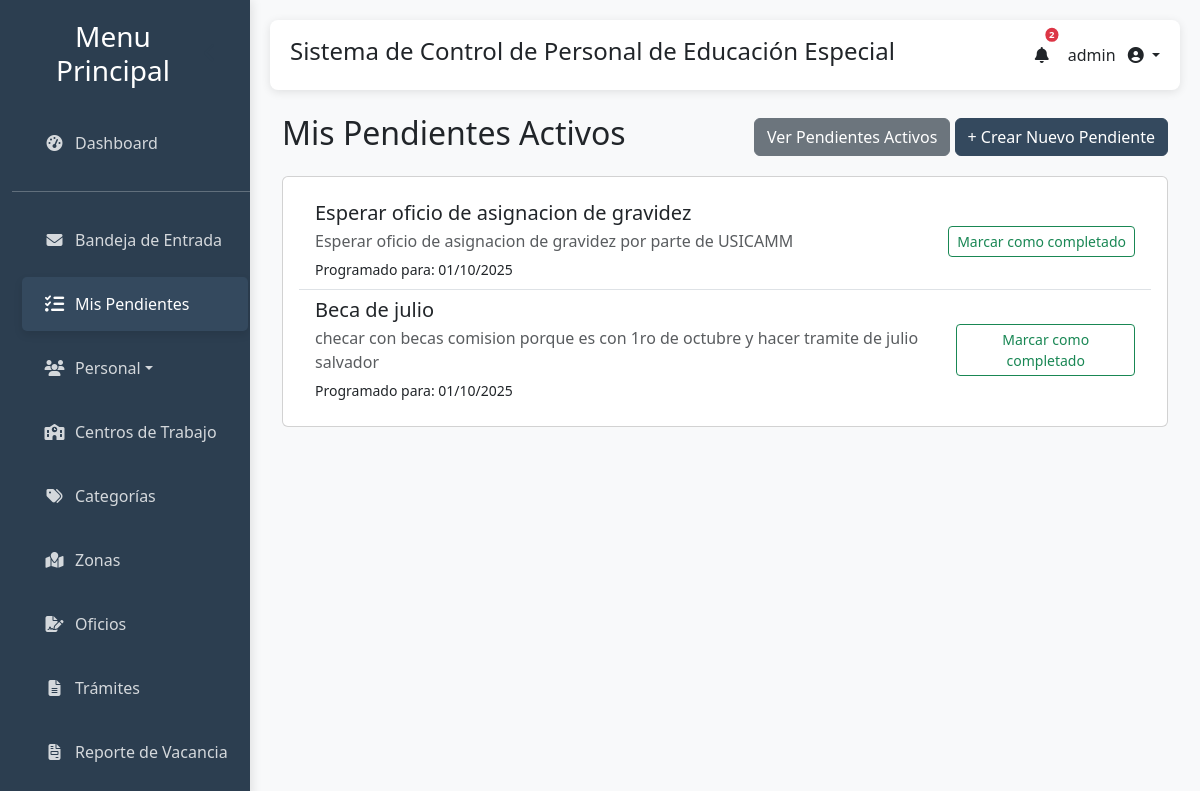
Page /pendientes/ (signed in) on the committed database.
### gestion_escolar/models.py (models this page shows, shortened)
class Pendiente(models.Model):
    usuario = models.ForeignKey(User, on_delete=models.CASCADE, related_name='pendientes', verbose_name="Usuario")
    titulo = models.CharField(max_length=255, verbose_name="Título")
    descripcion = models.TextField(blank=True, null=True, verbose_name="Descripción")
    fecha_creacion = models.DateTimeField(auto_now_add=True, verbose_name="Fecha de Creación")
    fecha_programada = models.DateField(verbose_name="Fecha Programada")
    completado = models.BooleanField(default=False, verbose_name="Completado")
    class Meta:
        verbose_name = "Pendiente"
        verbose_name_plural = "Pendientes"
        ordering = ['-fecha_programada', 'titulo']

### gestion_escolar/views.py (the view)
# urls.py: path('pendientes/', views.PendienteActiveListView.as_view(), name='pendientes_activos'),
class PendienteActiveListView(LoginRequiredMixin, ListView):
    model = Pendiente
    template_name = 'gestion_escolar/pendiente_list.html'
    context_object_name = 'pendientes'
    def get_queryset(self):
        today = timezone.now().date()
        return Pendiente.objects.filter(
            usuario=self.request.user,
            completado=False,
            fecha_programada__lte=today
        ).order_by('fecha_programada')
    def get_context_data(self, **kwargs):
        context = super().get_context_data(**kwargs)
        context['titulo'] = 'Mis Pendientes Activos'
        context['vista_todos'] = False
        return context

### gestion_escolar/templatetags/auth_extras.py (called while the page is built)
@register.filter(name='has_group')
def has_group(user, group_name):
    try:
        group = Group.objects.get(name=group_name)
    except Group.DoesNotExist:
        return False
    return group in user.groups.all()

### gestion_escolar/templates/gestion_escolar/pendiente_list.html (shortened to what this page needs)
{% extends "gestion_escolar/base.html" %}
{% block content %}
<div class="container mt-4">
    <div class="d-flex justify-content-between align-items-center mb-3">
        <h2>{{ titulo }}</h2>
        <div>
            {% if vista_todos %}
                <a href="{% url 'pendientes_activos' %}" class="btn btn-info">Ver Todos (Historial)</a>
            {% else %}
                <a href="{% url 'pendientes_todos' %}" class="btn btn-secondary">Ver Pendientes Activos</a>
            {% endif %}
            <a href="{% url 'pendientes_crear' %}" class="btn btn-primary">+ Crear Nuevo Pendiente</a>
        </div>
    </div>
    <div class="card">
        <div class="card-body">
            {% if pendientes %}
                <ul class="list-group list-group-flush">
                    {% for pendiente in pendientes %}
                        <li class="list-group-item d-flex justify-content-between align-items-center">
                            <div>
                                <h5 class="mb-1">{{ pendiente.titulo }}</h5>
                                <p class="mb-1 text-muted">{{ pendiente.descripcion|default:"Sin descripción." }}</p>
                                <small>Programado para: {{ pendiente.fecha_programada|date:"d/m/Y" }}</small>
                            </div>
                            <div>
                                {% if pendiente.completado %}
                                    <span class="badge badge-success">Completado</span>
                                {% else %}
                                    <form method="post" action="{% url 'pendiente_marcar_completado' pendiente.pk %}" class="d-inline">
                                        <button type="submit" class="btn btn-sm btn-outline-success">Marcar como completado</button>
                                    </form>
                                {% endif %}
                            </div>
                        </li>
                    {% endfor %}
                </ul>
            {% else %}
                <p class="text-center text-muted">No hay pendientes para mostrar.</p>
            {% endif %}
        </div>
    </div>
</div>
{% endblock %}

### gestion_escolar/templates/gestion_escolar/base.html (shortened to what this page needs)
<!DOCTYPE html>
<html lang="es">
<head>
    {% load static %}
    {% load auth_extras %}
    <link href="https://cdn.jsdelivr.net/npm/bootstrap@5.3.0/dist/css/bootstrap.min.css" rel="stylesheet">
    <link rel="stylesheet" href="https://cdn.datatables.net/1.13.6/css/jquery.dataTables.min.css">
    <link href="https://cdn.jsdelivr.net/npm/select2@4.1.0-rc.0/dist/css/select2.min.css" rel="stylesheet" />
    <link rel="stylesheet" href="https://cdnjs.cloudflare.com/ajax/libs/font-awesome/6.4.0/css/all.min.css">
</head>
<body>
    <div class="container-fluid">
        <div class="row">
            <div class="col-md-2 sidebar">
                <div class="d-flex justify-content-between align-items-center px-3 mb-4">
                    <h3 class="text-center mb-0">Menu Principal</h3>
                    <button id="sidebarCollapse" class="d-none d-md-block">
                        <i class="fas fa-chevron-left"></i>
                    </button>
                </div>
                <ul class="nav flex-column">
                    <li class="nav-item">
                        <a class="nav-link" href="{% url 'index' %}">
                            <i class="fas fa-tachometer-alt me-2"></i>
                            <span class="sidebar-text">Dashboard</span>
                        </a>
                    </li>
                    <hr class="sidebar-divider my-3">
                    <li class="nav-item">
                        <a class="nav-link" href="{% url 'correspondencia_inbox' %}">
                            <i class="fas fa-envelope me-2"></i>
                            <span class="sidebar-text">Bandeja de Entrada</span>
                        </a>
                    </li>
                    <li class="nav-item">
                        <a class="nav-link" href="{% url 'pendientes_activos' %}">
                            <i class="fas fa-tasks me-2"></i>
                            <span class="sidebar-text">Mis Pendientes</span>
                        </a>
                    </li>
                    <li class="nav-item dropdown">
                        <a class="nav-link dropdown-toggle" href="#" role="button" data-bs-toggle="dropdown" aria-expanded="false">
                            <i class="fas fa-users me-2"></i>
                            <span class="sidebar-text">Personal</span>
                        </a>
                    </li>
                    {% if not user|has_group:"Directores" %}
                    <li class="nav-item">
                        <a class="nav-link" href="{% url 'lista_escuelas' %}">
                            <i class="fas fa-school me-2"></i>
                            <span class="sidebar-text">Centros de Trabajo</span>
                        </a>
                    </li>
                    <li class="nav-item">
                        <a class="nav-link" href="{% url 'lista_categorias' %}">
                            <i class="fas fa-tags me-2"></i>
                            <span class="sidebar-text">Categorías</span>
                        </a>
                    </li>
                    <li class="nav-item">
                        <a class="nav-link" href="{% url 'lista_zonas' %}">
                            <i class="fas fa-map-marked me-2"></i>
                            <span class="sidebar-text">Zonas</span>
                        </a>
                    </li>
                    <li class="nav-item">
                        <a class="nav-link" href="{% url 'generar_oficios' %}">
                            <i class="fas fa-file-signature me-2"></i>
                            <span class="sidebar-text">Oficios</span>
                        </a>
                    </li>
                    <li class="nav-item">
                        <a class="nav-link" href="{% url 'generar_tramites_generales' %}">
                            <i class="fas fa-file-alt me-2"></i>
                            <span class="sidebar-text">Trámites</span>
                        </a>
                    </li>
                    <li class="nav-item">
                        <a class="nav-link" href="{% url 'gestionar_lote_vacancia' %}">
                            <i class="fas fa-file-invoice me-2"></i>
                            <span class="sidebar-text">Reporte de Vacancia</span>
                        </a>
                    </li>
                    <li class="nav-item">
                    </li>
                    {% endif %}
                </ul>
            </div>
            <div class="col-md-10 main-content">
                <div class="header">
                    <h4>Sistema de Control de Personal de Educación Especial</h4>
                    {% if user.is_authenticated %}
                    <ul class="navbar-nav d-flex flex-row align-items-center">
                        <li class="nav-item dropdown me-3">
                            <a class="nav-link" href="#" id="alertsDropdown" role="button" data-bs-toggle="dropdown" aria-expanded="false">
                                <i class="fas fa-bell fa-fw"></i>
                                {% if total_alerts > 0 %}
                                    <span class="badge bg-danger rounded-pill position-absolute top-0 start-100 translate-middle" style="font-size: 0.6em; padding: .25em .4em;">{{ total_alerts }}</span>
                                {% endif %}
                            </a>
                        </li>
                        <li class="nav-item dropdown">
                            <a class="nav-link dropdown-toggle" href="#" id="userDropdown" role="button" data-bs-toggle="dropdown" aria-expanded="false">
                                <span class="me-2 d-none d-lg-inline">{{ user.username }}</span>
                                <i class="fas fa-user-circle"></i>
                            </a>
                        </li>
                    </ul>
                    {% endif %}
                </div>
                {% block content %}{% endblock %}
            </div>
        </div>
    </div>
</body>
</html>

### gestion_escolar/templates/gestion_escolar/base.html (style rules this page uses)
:root { --primary-color: #34495e; --secondary-color: #2c3e50; --accent-color: #95a5a6; --light-color: #ecf0f1; --success-color: #27ae60; --sidebar-width: 250px; --sidebar-collapsed-width: 70px; --transition-speed: 0.3s; }
.btn-primary { background-color: var(--primary-color) !important; border-color: var(--primary-color) !important; }
body { background-color: #f8f9fa; font-family: 'Segoe UI', Tahoma, Geneva, Verdana, sans-serif; overflow-x: hidden; transition: margin-left var(--transition-speed); }
.sidebar { background-color: var(--secondary-color); color: white; height: 100vh; position: fixed; padding-top: 20px; width: var(--sidebar-width); z-index: 1000; transition: all var(--transition-speed) ease; left: 0; overflow-y: auto; box-shadow: 2px 0 10px rgba(0, 0, 0, 0.1); }
.sidebar .nav-link { color: rgba(255, 255, 255, 0.8); padding: 15px 20px; margin: 5px 10px; border-radius: 5px; transition: all var(--transition-speed); display: flex; align-items: center; white-space: nowrap; }
.sidebar .nav-link.active { background-color: var(--primary-color); color: white; box-shadow: 0 4px 8px rgba(0, 0, 0, 0.1); }
.sidebar .nav-link i { transition: transform var(--transition-speed); min-width: 25px; text-align: center; }
.sidebar .nav-link.active i { transform: scale(1.2); }
.main-content { margin-left: var(--sidebar-width); padding: 20px; transition: margin-left var(--transition-speed) ease, width var(--transition-speed) ease; width: calc(100% - var(--sidebar-width)); min-height: 100vh; }
.header { background-color: white; box-shadow: 0 2px 10px rgba(0, 0, 0, 0.1); padding: 15px 20px; margin-bottom: 20px; border-radius: 8px; display: flex; justify-content: space-between; align-items: center; position: sticky; top: 10px; z-index: 900; }
#sidebarCollapse { background: none; border: none; color: var(--secondary-color); font-size: 1.2rem; cursor: pointer; transition: transform var(--transition-speed); }

### rows in the picture
Pendiente: titulo "Esperar oficio de asignacion de gravidez", descripcion "Esperar oficio de asignacion de gravidez por parte de USICAMM", fecha_programada "01/10/2025", completado "Marcar como completado"
Pendiente: titulo "Beca de julio", descripcion "checar con becas comision porque es con 1ro de octubre y hacer tramite de julio salvador", fecha_programada "01/10/2025", completado "Marcar como completado"

### other values in the picture
{{ total_alerts }} "2"
{{ user.username }} "admin"
{{ titulo }} "Mis Pendientes Activos"
